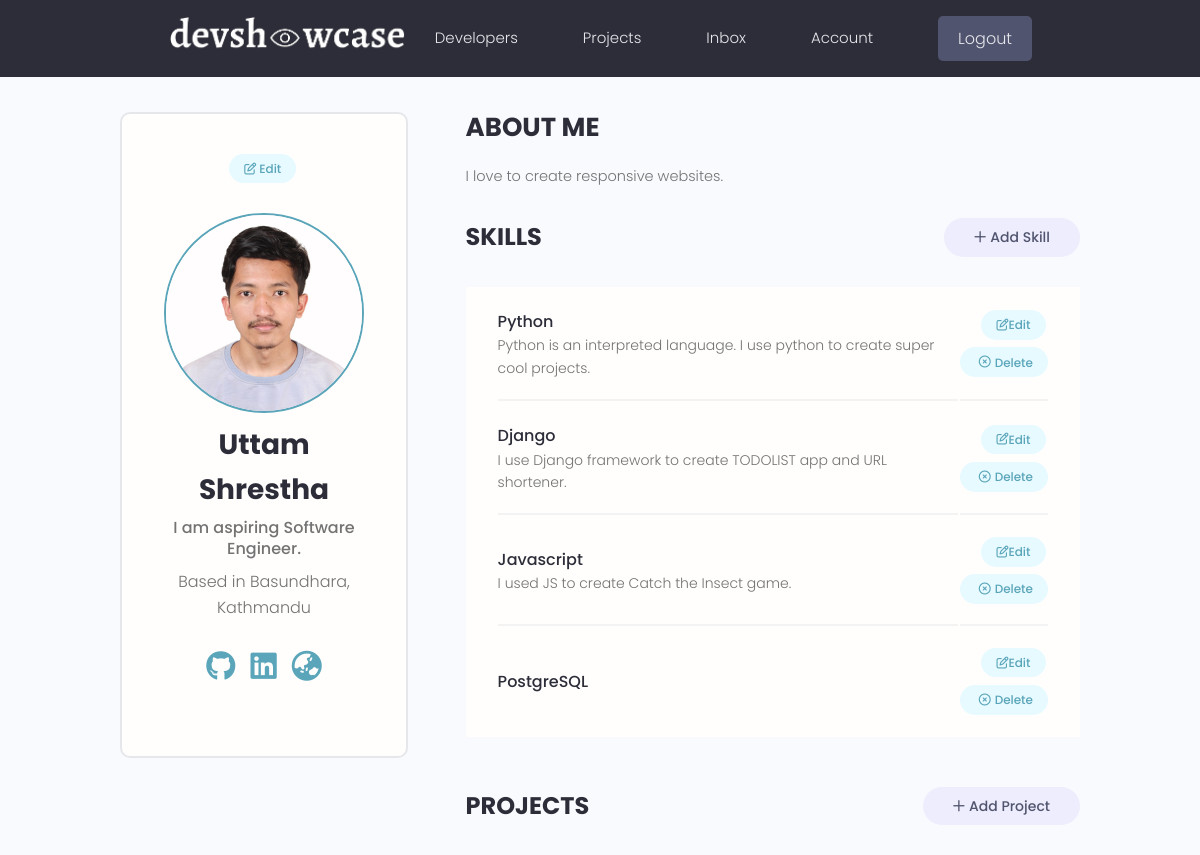
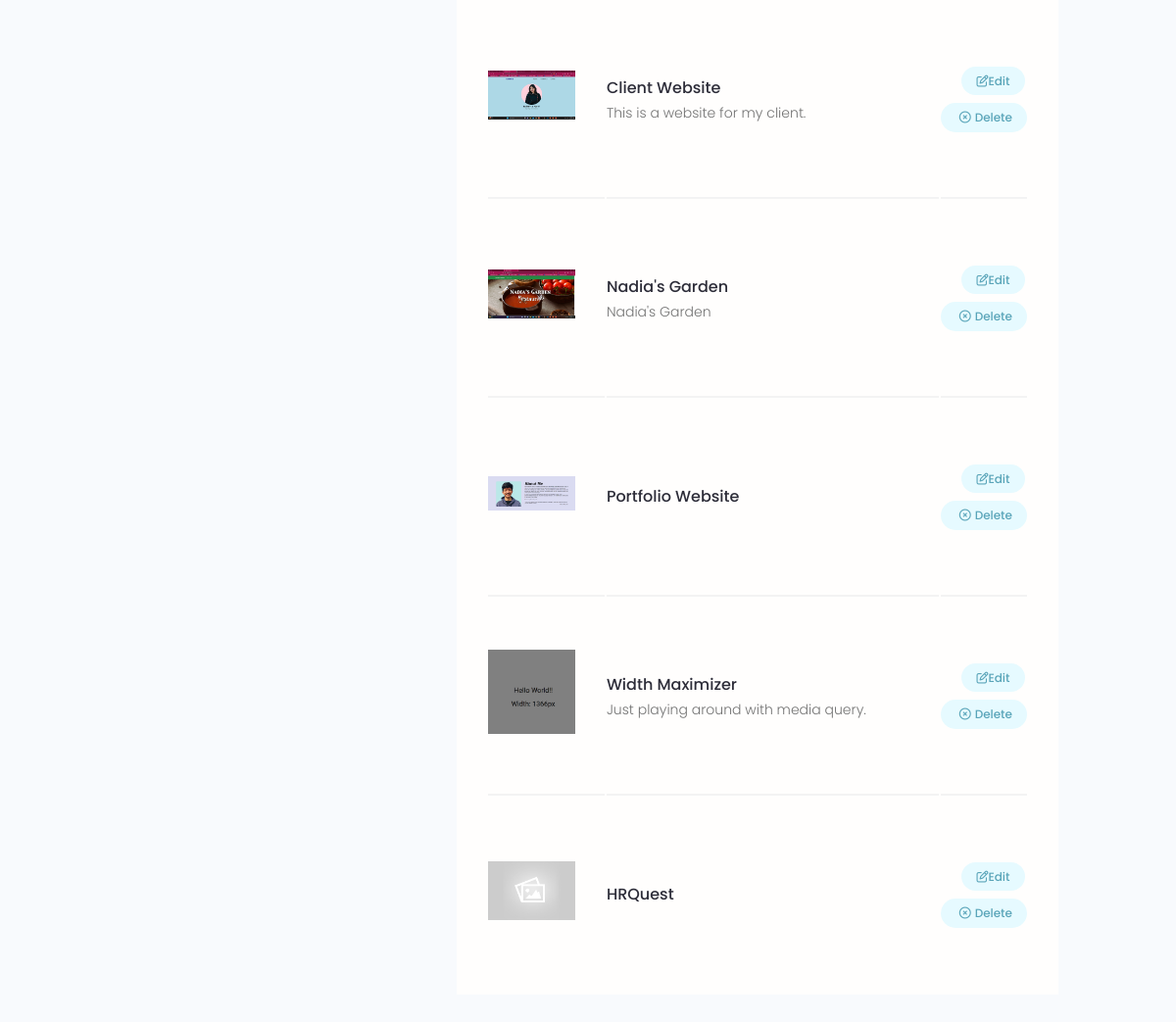
The app's page /account/ (signed in) with its own data (2 pictures, top to bottom).
### users/models.py (models this page shows, shortened)
class Profile(models.Model):
    user = models.OneToOneField(User, on_delete=models.CASCADE, null = True, blank = True)  # User has one to one relationship with their Profile means user can create only one Profile.
    name = models.CharField(max_length = 100, blank = True, null = True)
    email = models.EmailField(max_length = 50, blank = True, null = True)
    username = models.CharField(max_length = 20, blank = True, null = True)
    short_intro = models.CharField(max_length = 200, blank = True, null = True)
    location = models.CharField(max_length = 200, blank = True, null = True)
    bio = models.TextField(blank = True, null = True)
    profile_image = models.ImageField(null = True, blank = True, upload_to = 'users/', default='users/user-default.png')
    social_github = models.CharField(max_length = 200, blank = True, null = True)     # user can add github
    social_linkedin = models.CharField(max_length = 200, blank = True, null = True)   # user can add linkedin
    social_website = models.CharField(max_length = 200, blank = True, null = True)    # user can add their website.
    created = models.DateTimeField(auto_now_add=True)
    id = models.UUIDField(default = uuid.uuid4, primary_key = True, editable = False)
    class Meta:
        ordering = ['created']

class Skill(models.Model):
    owner = models.ForeignKey(Profile, on_delete=models.CASCADE, blank = True, null = True) # when Profile is deleted, delete skill too.
    name = models.CharField(null = True, blank = True, max_length = 40) # name of the skill that user has
    description = models.TextField(null = True, blank= True)
    created = models.DateTimeField(auto_now_add=True)
    id = models.UUIDField(default = uuid.uuid4, primary_key = True, editable = False)

### application/models.py (models this page shows, shortened)
class Project (models.Model):
    owner = models.ForeignKey(Profile, blank = True, null = True, on_delete = models.CASCADE )  # Create the owner for the project and delete the project when the user id is deleted by any circumstances.
    title = models.CharField(max_length = 200)
    description = models.TextField(blank = True, null = True)
    project_image = models.ImageField(blank = True, null = True, default = "default.jpg") # to add images to the DB.
    demo_link = models.CharField(max_length=2000, blank = True, null = True)
    source_link = models.CharField(max_length = 2000, blank = True, null = True)
    tags = models.ManyToManyField('Tag', blank = True)  # it lets user select content of Tag table.
    vote_total = models.IntegerField(default = 0, null = True, blank = True)
    vote_ratio = models.IntegerField(default = 0, null = True, blank = True)
    created = models.DateTimeField(auto_now_add=True)
    id = models.UUIDField(default=uuid.uuid4, primary_key=True, unique=True, editable=False) # generate random unique id
    class Meta:
        ordering = ['-vote_ratio', '-vote_total', 'title']

### users/views.py (the view)
# urls.py: path('account/', views.userAccount, name = 'account'),
@login_required(login_url = 'login')
def userAccount(request):
    profile = request.user.profile
    skills = profile.skill_set.all()
    projects = profile.project_set.all()
    context = {
        'profile': profile,
        'skills': skills,
        'projects': projects
    }
    return render(request, 'users/account.html', context)

### template/users/account.html
{% extends 'application/main.html' %}
{% block content %}
<main class="settingsPage profile my-md">
    <div class="container">
      <div class="layout">
        <div class="column column--1of3">
          <div class="card text-center">
            <div class="card__body dev">
              <a class="tag tag--pill tag--main settings__btn" href="{% url 'edit-account' %}"><i class="fa-regular fa-pen-to-square"></i>
                Edit</a>
              <img class="avatar avatar--xl dev__avatar" src="{{profile.profile_image.url}}" />
              <h2 class="dev__name">{{profile.name}}</h2>
              <p class="dev__title">{{profile.short_intro}}</p>
              <p class="dev__location">Based in {{profile.location}}</p>
              <ul class="dev__social">
                {% if profile.social_github %}
                <li>
                  <a title="Github" href="{{profile.social_github}}" target="_blank"><i class="fa-brands fa-github"></i></a>
                </li>
                {% endif %}
                {% if profile.social_linkedin %}
                <li>
                  <a title="LinkedIn" href="{{profile.social_linkedin}}" target="_blank"><i class="fa-brands fa-linkedin"></i></a>
                </li>
                {% endif %}
                {% if profile.social_website %}
                <li>
                  <a title="Personal Website" href="{{profile.social_website}}" target="_blank"><i class="fa-solid fa-earth-asia"></i></a>
                </li>
                {% endif %}
              </ul>
            </div>
          </div>
        </div>
        <div class="column column--2of3">
          <div class="devInfo">
            <h3 class="devInfo__title">About Me</h3>
            <p class="devInfo__about">{{profile.bio}}</p>
          </div>
          <div class="settings">
            <h3 class="settings__title">Skills</h3>
            <a class="tag tag--pill tag--sub settings__btn tag--lg" href="{% url 'create-skill' %}"><i class="fa-regular fa-plus" style="padding-right: 4px;"></i> Add Skill</a>
          </div>
          <table class="settings__table">
            {% for skill in skills %}
            <tr>
              <td class="settings__tableInfo">
                <h4>{{skill.name}}</h4>
                <p>
                  {{skill.description}}
                </p>
              </td>
              <td class="settings__tableActions">
                <a class="tag tag--pill tag--main settings__btn" href="{% url 'update-skill' skill.id %}"><i class="fa-regular fa-pen-to-square"></i> Edit</a>
                <a class="tag tag--pill tag--main settings__btn" href="{% url 'delete-skill' skill.id %}?next=/account"><i class="fa-regular fa-circle-xmark" style="padding: 4px;"></i>
                  Delete</a>
              </td>
            </tr>
            {% endfor %}
          </table>
          <div class="settings">
            <h3 class="settings__title">Projects</h3>
            <a class="tag tag--pill tag--sub settings__btn tag--lg" href="{% url 'create' %}"><i class="fa-regular fa-plus" style="padding-right: 4px;"></i> Add Project</a>
          </div>
          <table class="settings__table">
            {% for project in projects %}
            <tr>
              <td class="settings__thumbnail">
                <a href="{% url 'project' project.id %}"><img src="{{project.project_image.url}}" alt="Project Thumbnail" /></a>
              </td>
              <td class="settings__tableInfo">
                <a href="{% url 'project' project.id %}">{{project.title}}</a>
                <p>{{project.description|slice:"150"}}</p>
              </td>
              <td class="settings__tableActions">
                <a class="tag tag--pill tag--main settings__btn" href="{% url 'update' project.id %}"><i class="fa-regular fa-pen-to-square"></i> Edit</a>
                <a class="tag tag--pill tag--main settings__btn"
                  href="{% url 'delete' project.id %}?next=/account"><i class="fa-regular fa-circle-xmark" style="padding: 4px;"></i>
                  Delete</a>
              </td>
            </tr>
            {% endfor %}
          </table>
        </div>
      </div>
    </div>
  </main>
  {% endblock %}

### static/styles/app.css (style rules this page uses)
:root { --color-sub: #2d2d39; }
.card { border: 2px solid var(--color-light); }
img { width: 100%; }
.fa-brands, .fa-solid { font-size: 30px; }
.profile .card > .dev { padding: 4rem; }
.dev__avatar { display: block; margin: auto; }
.dev__name { color: var(--color-sub); font-size: 2.8rem; font-weight: 700; margin-top: 1rem; margin-bottom: 0.5rem; }
.dev__title { font-size: 1.6rem; font-weight: 500; line-height: 1.3; }
.dev__location { margin-top: 1rem; }
.dev__social { margin: 3rem 0; list-style: none; display: flex; justify-content: center; gap: 1.5rem; }
.devInfo { margin-bottom: 3rem; }
.devInfo__title, .devInfo__subtitle { font-size: 2.6rem; color: var(--color-sub); text-transform: uppercase; font-weight: 700; margin-bottom: 1.5rem; }
.devInfo__about, .devSkill__info { font-size: 1.45rem; line-height: 1.7; text-align: justify; }
.settingsPage .dev > .settings__btn { display: inline-block; margin-bottom: 3rem; }
.settings { display: flex; justify-content: space-between; align-items: center; }
.settings__title { font-size: 2.4rem; text-transform: uppercase; font-weight: 700; color: var(--color-sub); }
.settings__table { margin-top: 3rem; margin-bottom: 5rem; padding: 0 3rem; background: var(--color-white); }
.settings__table tr { width: 100%; }
.settings__table tr > td { padding: 2rem 0; }
.settings__table tr:not(:last-child) td { border-bottom: 2px solid var(--color-white-light); }
.settings__thumbnail { width: 23%; min-width: 10rem; }
.settings__thumbnail img { padding-right: 3rem; height: 15rem; object-fit: contain; }
.settings__tableInfo { width: 100%; }
.settings__tableInfo h4, .settings__tableInfo a { padding-right: 1rem; width: auto; font-size: 1.6rem; font-weight: 500; color: var(--color-sub); }
.settings__tableInfo p { font-size: 1.4rem; }
.settings__tableActions { text-align: right; }

### static/uikit/styles/modules/_variables.css (style rules this page uses)
:root { --color-main: #5aa5b9; --color-main-light: #e6faff; --color-sub: #3f4156; --color-sub-light: #51546e; --color-sub-lighter: #ededfd; --color-text: #737373; --color-gray: #8b8b8b; --color-light: #e5e7eb; --color-light-gray: #767676; --color-bg: #f8fafd; --color-white: #fffefd; --color-white-light: #f3f3f3; --color-success: #359e64; --color-success-bg: #def8e8; --color-error: #fc4b0b; --color-error-bg: #fff2ee; --font-base: 'Poppins', arial, helvetica, 'Segoe UI', roboto, ubuntu, sans-serif; --font-monospace: 'Fira Code', 'Courier New', courier, monospace; --font-regular: 300; --font-medium: 500; --font-bold: 700; --generic-shadow: 1px 1px 5px #00000010; --generic-transition: all 0.3s ease-in-out; }

### static/uikit/styles/modules/_base.css (style rules this page uses)
* { margin: 0; padding: 0; box-sizing: border-box; text-rendering: optimizeLegibility; color: inherit; font-size: inherit; }
html { font-size: 50%; }
@media only screen and (min-width: 480px) { html { font-size: 56.25%; } }
@media only screen and (min-width: 1200px) { html { font-size: 62.5%; } }
body { line-height: 1.6; font-weight: 400; font-size: 1.5rem; color: var(--color-text); background-color: var(--color-bg); min-height: 100vh; }

### static/uikit/styles/modules/_typography.css (style rules this page uses)
* { font-family: var(--font-base); }
h2 { font-size: 3.6rem; font-weight: var(--font-bold); }
h3 { font-size: 3.2rem; font-weight: var(--font-medium); }
h4 { font-size: 2.8rem; font-weight: var(--font-medium); }
p, span, strong { font-size: 1.6rem; color: var(--color-text); font-weight: var(--font-regular); }
a { padding-bottom: 2px; text-decoration: none; display: inline-block; color: var(--color-main); font-weight: var(--font-medium); }

### static/uikit/styles/modules/_utilities.css (style rules this page uses)
.container { width: 92%; max-width: 165rem; margin: 0 auto; box-sizing: border-box; }
@media screen and (min-width: 1000px) { .container { width: 90%; } }
@media screen and (min-width: 1200px) { .container { width: 80%; } }
.text-center { text-align: center; }
.my-md { margin: 3rem auto; }

### static/uikit/styles/modules/_avatar.css (style rules this page uses)
.avatar { border-radius: 50%; border: 2px solid var(--color-main); object-fit: cover; }
.avatar--xl { height: 20rem; width: 20rem; }

### static/uikit/styles/modules/_card.css (style rules this page uses)
.card { border-radius: 1rem; background-color: var(--color-white); border: 1.5px solid var(--color-light); width: auto; height: auto; margin-top: 0.5rem; margin-bottom: 0.5rem; overflow: hidden; }
.card__body, .card__header { padding: 2rem 2.5rem; }

### static/uikit/styles/modules/_layout.css (style rules this page uses)
.layout { display: flex; flex-flow: row wrap; justify-content: space-between; }
.layout > .column { margin-bottom: 3rem; }
.layout > .column.column--1of3 { flex-basis: 30%; }
.layout > .column.column--2of3 { flex-basis: 64%; }

### records on screen
Profile: profile_image (picture), name "Uttam Shrestha", short_intro "I am aspiring Software Engineer.", location "Basundhara, Kathmandu", bio "I love to create responsive websites."
Skill: name "Python", description "Python is an interpreted language. I use python to create super cool projects."
Skill: name "Django", description "I use Django framework to create TODOLIST app and URL shortener."
Skill: name "Javascript", description "I used JS to create Catch the Insect game."
Skill: name "PostgreSQL"
Project: project_image (picture), title "Client Website", description "This is a website for my client."
Project: project_image (picture), title "Nadia's Garden", description "Nadia's Garden"
Project: project_image (picture), title "Portfolio Website"
Project: project_image (picture), title "Width Maximizer", description "Just playing around with media query."
Project: project_image (placeholder picture), title "HRQuest"
